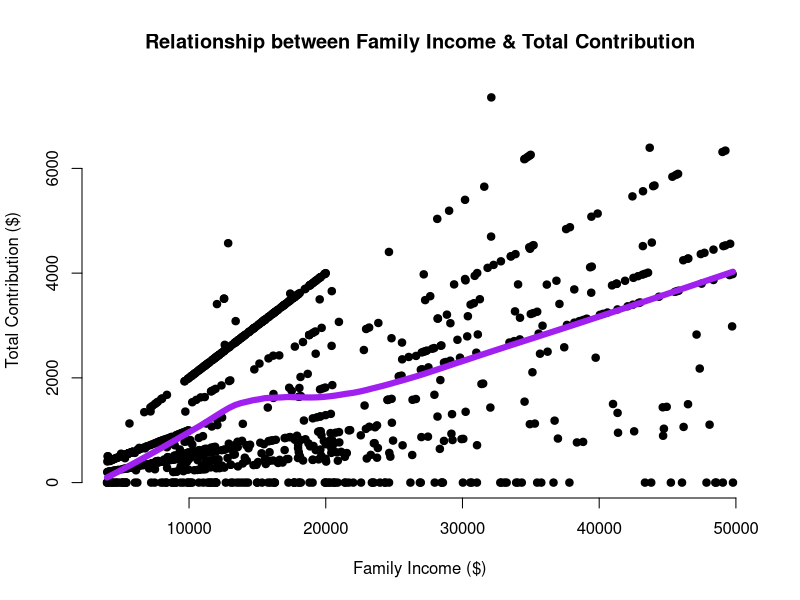

Generate this figure with R:
data <- read.csv("z5360526_z5360526-Assessment1Data.csv")

data_total <- data[, 16]
data_income <- data[, 6]

plot(data_income, data_total, pch = 19, frame = FALSE, ann = FALSE)
title(xlab = "Family Income ($)", ylab = "Total Contribution ($)", main = "Relationship between Family Income & Total Contribution")

lines(lowess(data_income, data_total), col = "purple", lwd = 6)





